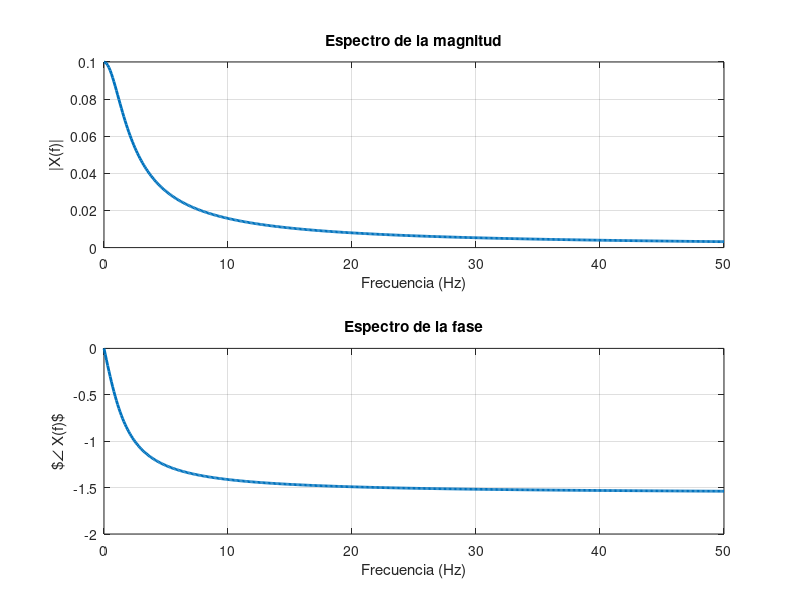

Recreate this plot in MATLAB.
f = 0:0.1:50;
a = 10;
X = 1./(a + j*2*pi*f);
% Gráfica para el espectro de magnitud
subplot(211) 
plot(f, abs(X), 'linewidth', 2)
title('Espectro de la magnitud')
xlabel('Frecuencia (Hz)')
ylabel("|X(f)|")
grid on

% Gráfica para el espectro de la fase
subplot(212)
plot(f, angle(X), 'linewidth', 2)
title('Espectro de la fase')
xlabel('Frecuencia (Hz)')
ylabel('$\angle X(f)$')
grid on
pause